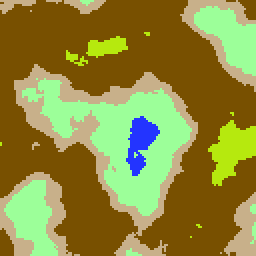
#> input picture dataset/new/notReady/bmt_maps/118_b.png, 128 x 128 px, given in place of 1_b.png, which was not available (shown 2 times larger)
$ python blur.py
#> lines starting #> are read from the running program, lines starting #| are printed output that depends on the picture; pictures that were not available may be replaced by others from this repository, and a replacement may not be noted
from contouring import showMap
import cv2 as cv
import os
import time
import numpy as np

def batch(src, des):

    # create kernel
    kernel = np.ones((3,2), np.uint8)

    path, dirs, files = next(os.walk(src))

    for i in range(int(len(files) / 3)):

        bmap = cv.imread(src + str(i+1) + "_b.png", cv.IMREAD_COLOR)
#> bmap is the input picture: shape (128, 128, 3); mean B, G, R 61.2, 138.9, 143


        # apply morphology open to smooth the outline https://stackoverflow.com/questions/60016168/how-to-implement-a-photoshop-like-effect-oilpaint-effect-in-opencv
        kernel = cv.getStructuringElement(cv.MORPH_ELLIPSE, (6,6))
        morph = cv.morphologyEx(bmap, cv.MORPH_OPEN, kernel)
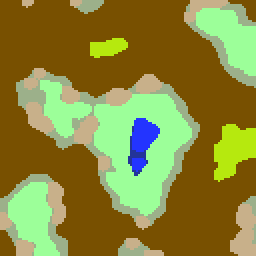
#> morph: shape (128, 128, 3) (shown 2 times larger); mean B, G, R 58.8, 135.8, 137.8

        # brighten dark regions (not really necessary here)
        #result = cv.normalize(morph,None, 0,255,cv.NORM_MINMAX)

        bmapSketched = cv.blur(morph,(4,4))
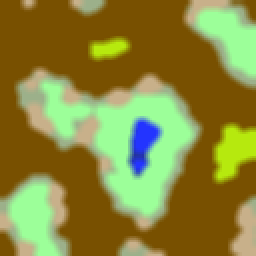
#> bmapSketched: shape (128, 128, 3) (shown 2 times larger); mean B, G, R 58.6, 135.5, 137.7

        cv.imwrite(des + str(i+1) + "_bs.png", bmapSketched)


def main():
    print("***|| Starting traversifier ||***")
    start = time.time()

    folderName = "C:/Users/tobia/BA/dataset/notReady/bmt_maps/"
    destinationFolder = "C:/Users/tobia/BA/dataset/notReady/singles/sketched_b_maps/"

    batch(folderName, destinationFolder)

    end = time.time()
    print("***|| All done ||***")

if __name__ == "__main__":
    main()
